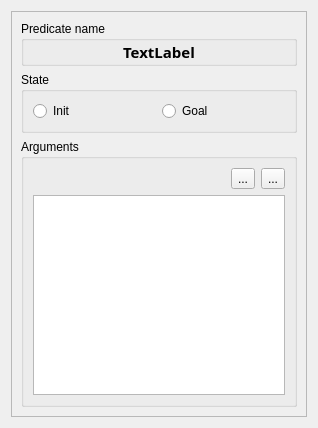
<ui version="4.0" >
 <class>PredicateInfoTask</class>
 <widget class="QWidget" name="PredicateInfoTask" >
  <property name="geometry" >
   <rect>
    <x>0</x>
    <y>0</y>
    <width>318</width>
    <height>428</height>
   </rect>
  </property>
  <property name="windowTitle" >
   <string>Form</string>
  </property>
  <layout class="QHBoxLayout" name="horizontalLayout_2" >
   <item>
    <widget class="QScrollArea" name="scrollArea" >
     <property name="widgetResizable" >
      <bool>true</bool>
     </property>
     <widget class="QWidget" name="scrollAreaWidgetContents" >
      <property name="geometry" >
       <rect>
        <x>0</x>
        <y>0</y>
        <width>296</width>
        <height>406</height>
       </rect>
      </property>
      <layout class="QVBoxLayout" name="verticalLayout_2" >
       <item>
        <widget class="QGroupBox" name="nameGroupBox" >
         <property name="title" >
          <string>Predicate name</string>
         </property>
         <layout class="QVBoxLayout" name="verticalLayout" >
          <property name="spacing" >
           <number>6</number>
          </property>
          <property name="topMargin" >
           <number>0</number>
          </property>
          <property name="bottomMargin" >
           <number>0</number>
          </property>
          <item>
           <widget class="QLabel" name="predicateName" >
            <property name="font" >
             <font>
              <family>Sans Serif</family>
              <pointsize>11</pointsize>
              <weight>75</weight>
              <bold>true</bold>
             </font>
            </property>
            <property name="text" >
             <string>TextLabel</string>
            </property>
            <property name="alignment" >
             <set>Qt::AlignCenter</set>
            </property>
            <property name="textInteractionFlags" >
             <set>Qt::NoTextInteraction</set>
            </property>
           </widget>
          </item>
         </layout>
        </widget>
       </item>
       <item>
        <widget class="QGroupBox" name="stateGroupBox" >
         <property name="title" >
          <string>State</string>
         </property>
         <layout class="QHBoxLayout" name="horizontalLayout" >
          <item>
           <widget class="QRadioButton" name="initRadioButton" >
            <property name="text" >
             <string>Init</string>
            </property>
           </widget>
          </item>
          <item>
           <widget class="QRadioButton" name="goalRadioButton" >
            <property name="text" >
             <string>Goal</string>
            </property>
           </widget>
          </item>
         </layout>
        </widget>
       </item>
       <item>
        <widget class="QGroupBox" name="argumentsGroupBox" >
         <property name="sizePolicy" >
          <sizepolicy vsizetype="Preferred" hsizetype="Preferred" >
           <horstretch>0</horstretch>
           <verstretch>1</verstretch>
          </sizepolicy>
         </property>
         <property name="sizeIncrement" >
          <size>
           <width>0</width>
           <height>0</height>
          </size>
         </property>
         <property name="title" >
          <string>Arguments</string>
         </property>
         <layout class="QGridLayout" name="gridLayout" >
          <item row="0" column="0" >
           <spacer name="horizontalSpacer" >
            <property name="orientation" >
             <enum>Qt::Horizontal</enum>
            </property>
            <property name="sizeHint" stdset="0" >
             <size>
              <width>91</width>
              <height>20</height>
             </size>
            </property>
           </spacer>
          </item>
          <item row="0" column="1" >
           <widget class="QToolButton" name="moveDown" >
            <property name="text" >
             <string>...</string>
            </property>
            <property name="icon" >
             <iconset resource="ToolWidgetResource.qrc" >
              <normaloff>:/images/icons/arrowDown.xpm</normaloff>:/images/icons/arrowDown.xpm</iconset>
            </property>
           </widget>
          </item>
          <item row="0" column="2" >
           <widget class="QToolButton" name="moveUp" >
            <property name="text" >
             <string>...</string>
            </property>
            <property name="icon" >
             <iconset resource="ToolWidgetResource.qrc" >
              <normaloff>:/images/icons/arrowUp.xpm</normaloff>:/images/icons/arrowUp.xpm</iconset>
            </property>
           </widget>
          </item>
          <item row="1" column="0" colspan="3" >
           <widget class="QTableWidget" name="argumentsTable" >
            <property name="horizontalScrollBarPolicy" >
             <enum>Qt::ScrollBarAlwaysOff</enum>
            </property>
            <property name="editTriggers" >
             <set>QAbstractItemView::NoEditTriggers</set>
            </property>
            <property name="selectionMode" >
             <enum>QAbstractItemView::SingleSelection</enum>
            </property>
           </widget>
          </item>
         </layout>
        </widget>
       </item>
      </layout>
     </widget>
    </widget>
   </item>
  </layout>
 </widget>
 <resources>
  <include location="ToolWidgetResource.qrc" />
 </resources>
 <connections/>
</ui>
